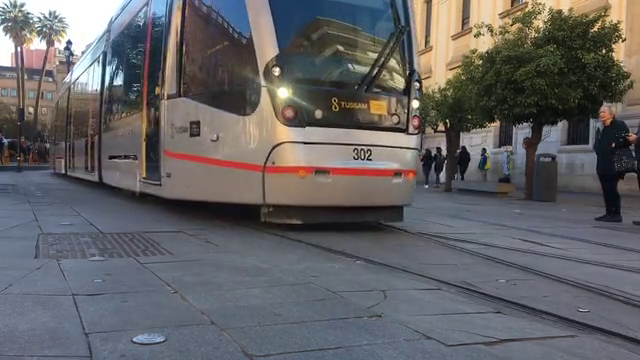
#> input picture frame 498 of OpenCV/Background_Detector/Sevilla.mp4, 640 x 360 px
$ python Background_Detector.py
#> lines starting #> are read from the running program, lines starting #| are printed output that depends on the picture
import numpy as np
import cv2

# Uses Read video.py
myVideo = cv2.VideoCapture('Sevilla.mp4')

# Choose 100 random frames
myFrames = myVideo.get(cv2.CAP_PROP_FRAME_COUNT) * np.random.uniform(size=100)

frames = []
for f in myFrames:
    myVideo.set(cv2.CAP_PROP_POS_FRAMES, f)
    ret, frame = myVideo.read()
    frames.append(frame)

# Average of frames
bgFrame = np.median(frames, axis=0).astype(dtype=np.uint8)
cv2.imwrite("Sevilla_background.jpg",bgFrame)

# Uses Readimg.py
cv2.imshow('frame',bgFrame)
cv2.waitKey(0)

$ run again, starting later in the video
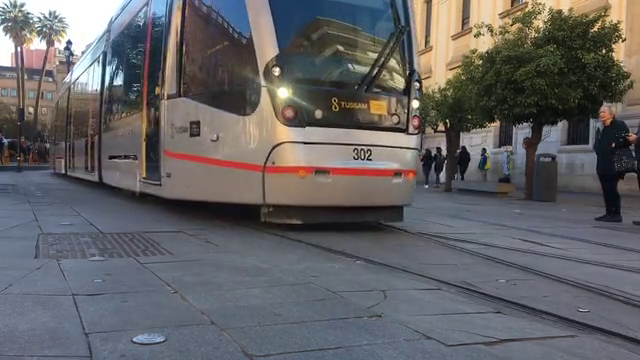
#> input picture frame 498 of OpenCV/Background_Detector/Sevilla.mp4, 640 x 360 px

$ run again, starting later in the video
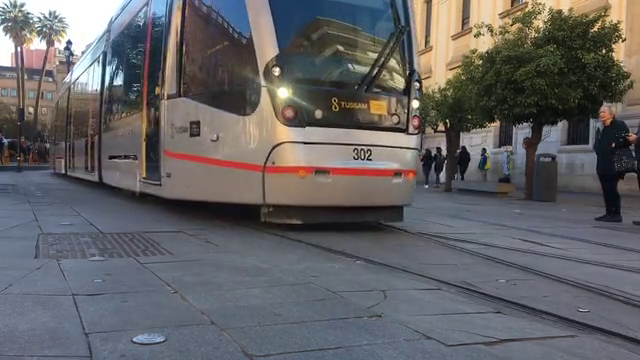
#> input picture frame 498 of OpenCV/Background_Detector/Sevilla.mp4, 640 x 360 px
